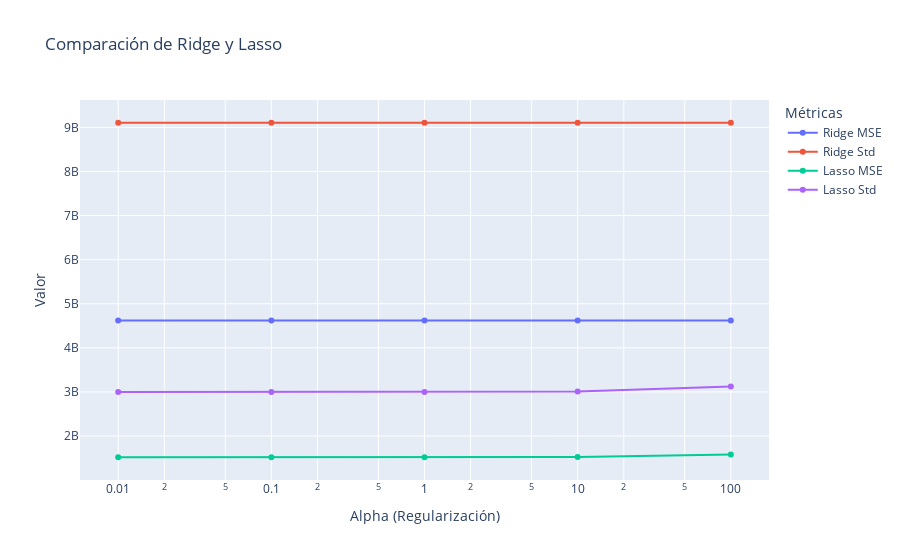

This figure's notebook cell:
### Markdown cell above
Recordemos que la Validación Cruzada es una técnica que permite evaluar el rendimiento de un modelo de aprendizaje automático dividiendo el conjunto de datos en varias partes (o "folds"). 

En cada iteración, se entrena el modelo en una parte del conjunto de datos y se evalúa en la parte restante. Esto ayuda a obtener una estimación más robusta del rendimiento del modelo y a evitar el sobreajuste.

### Code cell
# Graficar los resultados
"""
'degree': degree,
'mse_train': mse_train,
'r2_train': r2_train,
'cross_val_mean_train': cross_val_mean_train,
'cross_val_std_train': cross_val_std_train,
'mse_test': mse_test,
'r2_test': r2_test,
'cross_val_mean_test': cross_val_mean_test,
'cross_val_std_test': cross_val_std_test
"""

# Graficar los resultados
"""
'degree': degree,
'mse_train': mse_train,
'r2_train': r2_train,
'cross_val_mean_train': cross_val_mean_train,
'cross_val_std_train': cross_val_std_train,
'mse_test': mse_test,
'r2_test': r2_test,
'cross_val_mean_test': cross_val_mean_test,
'cross_val_std_test': cross_val_std_test
"""

ridge_train_fig = go.Figure()
ridge_train_fig.add_trace(go.Scatter(x=ridge_results['degree'], y=ridge_results['mse_train'], mode='lines+markers', name='MSE Train'))
ridge_train_fig.add_trace(go.Scatter(x=ridge_results['degree'], y=ridge_results['r2_train'], mode='lines+markers', name='R2 Train'))
ridge_train_fig.add_trace(go.Scatter(x=ridge_results['degree'], y=ridge_results['cross_val_mean_train'], mode='lines+markers', name='Cross Val Mean Train'))
ridge_train_fig.add_trace(go.Scatter(x=ridge_results['degree'], y=ridge_results['cross_val_std_train'], mode='lines+markers', name='Cross Val Std Train'))
ridge_train_fig.update_layout(title='Train Results Ridge', xaxis_title='Degree', yaxis_title='Score')
ridge_train_fig.show()

ridge_test_fig = go.Figure()
ridge_test_fig.add_trace(go.Scatter(x=ridge_results['degree'], y=ridge_results['mse_test'], mode='lines+markers', name='MSE Test'))
ridge_test_fig.add_trace(go.Scatter(x=ridge_results['degree'], y=ridge_results['r2_test'], mode='lines+markers', name='R2 Test'))
ridge_test_fig.add_trace(go.Scatter(x=ridge_results['degree'], y=ridge_results['cross_val_mean_test'], mode='lines+markers', name='Cross Val Mean Test'))
ridge_test_fig.add_trace(go.Scatter(x=ridge_results['degree'], y=ridge_results['cross_val_std_test'], mode='lines+markers', name='Cross Val Std Test'))
ridge_test_fig.update_layout(title='Test Results Ridge', xaxis_title='Degree', yaxis_title='Score')
ridge_test_fig.show()

lasso_train_fig = go.Figure()
lasso_train_fig.add_trace(go.Scatter(x=lasso_results['degree'], y=lasso_results['mse_train'], mode='lines+markers', name='MSE Train'))
lasso_train_fig.add_trace(go.Scatter(x=lasso_results['degree'], y=lasso_results['r2_train'], mode='lines+markers', name='R2 Train'))
lasso_train_fig.add_trace(go.Scatter(x=lasso_results['degree'], y=lasso_results['cross_val_mean_train'], mode='lines+markers', name='Cross Val Mean Train'))
lasso_train_fig.add_trace(go.Scatter(x=lasso_results['degree'], y=lasso_results['cross_val_std_train'], mode='lines+markers', name='Cross Val Std Train'))
lasso_train_fig.update_layout(title='Train Results Lasso', xaxis_title='Degree', yaxis_title='Score')
lasso_train_fig.show()

lasso_test_fig = go.Figure()
lasso_test_fig.add_trace(go.Scatter(x=lasso_results['degree'], y=lasso_results['mse_test'], mode='lines+markers', name='MSE Test'))
lasso_test_fig.add_trace(go.Scatter(x=lasso_results['degree'], y=lasso_results['r2_test'], mode='lines+markers', name='R2 Test'))
lasso_test_fig.add_trace(go.Scatter(x=lasso_results['degree'], y=lasso_results['cross_val_mean_test'], mode='lines+markers', name='Cross Val Mean Test'))
lasso_test_fig.add_trace(go.Scatter(x=lasso_results['degree'], y=lasso_results['cross_val_std_test'], mode='lines+markers', name='Cross Val Std Test'))
lasso_test_fig.update_layout(title='Test Results Lasso', xaxis_title='Degree', yaxis_title='Score')
lasso_test_fig.show()

### Figure 1 — Plotly figure (JSON) as saved in the notebook; plotly's stock layout.template omitted (floating-point values rounded to 4 significant figures)
{"data": [{"mode": "lines+markers", "name": "Ridge MSE", "type": "scatter", "x": [0.01, 0.1, 1.0, 10.0, 100.0], "y": [4623000000.0, 4623000000.0, 4623000000.0, 4623000000.0, 4623000000.0]}, {"mode": "lines+markers", "name": "Ridge Std", "type": "scatter", "x": [0.01, 0.1, 1.0, 10.0, 100.0], "y": [9105000000.0, 9105000000.0, 9105000000.0, 9105000000.0, 9105000000.0]}, {"mode": "lines+markers", "name": "Lasso MSE", "type": "scatter", "x": [0.01, 0.1, 1.0, 10.0, 100.0], "y": [1519000000.0, 1519000000.0, 1520000000.0, 1525000000.0, 1582000000.0]}, {"mode": "lines+markers", "name": "Lasso Std", "type": "scatter", "x": [0.01, 0.1, 1.0, 10.0, 100.0], "y": [2997000000.0, 2997000000.0, 2998000000.0, 3009000000.0, 3124000000.0]}], "layout": {"legend": {"title": {"text": "Métricas"}}, "title": {"text": "Comparación de Ridge y Lasso"}, "xaxis": {"title": {"text": "Alpha (Regularización)"}, "type": "log"}, "yaxis": {"title": {"text": "Valor"}}}}
